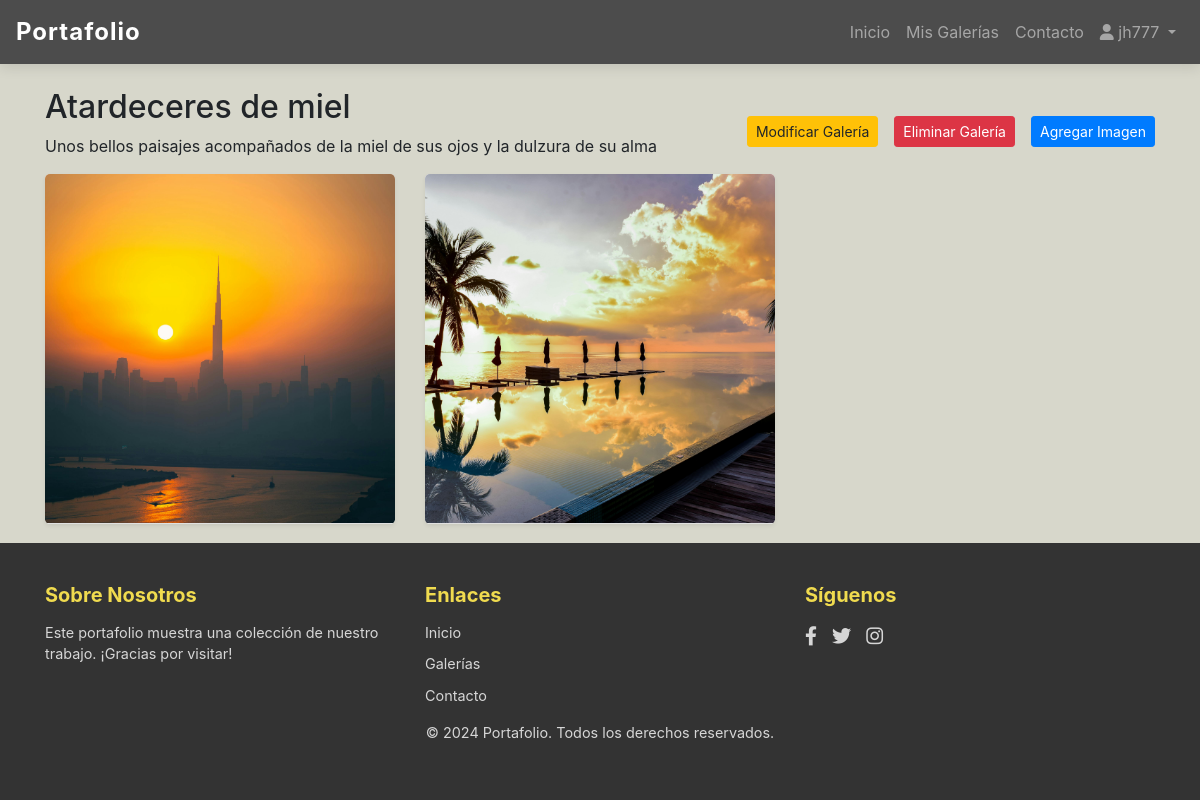
/gallery/2/ (signed in), run on the app's committed database.
### gallery/models.py (models this page shows, shortened)
class Gallery(models.Model):
    user = models.ForeignKey(User, on_delete=models.CASCADE, related_name='galleries')
    title = models.CharField(max_length=100)
    description = models.TextField(blank=True, null=True)
    photo = models.ImageField(upload_to='gallery/', blank=True, null=True)
    created_at = models.DateTimeField(auto_now_add=True)

class Image(models.Model):
    gallery = models.ForeignKey(Gallery, on_delete=models.CASCADE, related_name='images')
    title = models.CharField(max_length=100)
    description = models.TextField(blank=True, null=True)
    image_file = models.ImageField(upload_to='gallery_images/')
    uploaded_at = models.DateTimeField(auto_now_add=True)
    allow_download = models.BooleanField(default=True)

### gallery/views.py (the view)
# urls.py: path('gallery/<int:pk>/', views.GalleryDetailView.as_view(), name='gallery_detail'),
class GalleryDetailView(DetailView):
    model = Gallery
    template_name = 'gallery/gallery_detail.html'
    context_object_name = 'gallery'
    def get_context_data(self, **kwargs):
        context = super().get_context_data(**kwargs)
        context['images'] = self.object.images.all()
        context['is_owner'] = self.request.user == self.object.user
        return context

### gallery/templates/gallery/gallery_detail.html (shortened to what this page needs)
{% extends 'base.html' %}
{% load static %}
{% block content %}
<div class="container mt-4">
    <div class="d-flex justify-content-between align-items-center">
        <div>
            <h2>{{ gallery.title }}</h2>
            <p>{{ gallery.description }}</p>
        </div>
        {% if is_owner %}
        <div class="d-flex gap-2">
            <a href="{% url 'edit_gallery' gallery.id %}" class="btn btn-warning btn-sm mr-3">Modificar Galería</a>
            <a href="{% url 'delete_gallery' gallery.id %}" class="btn btn-danger btn-sm mr-3">Eliminar Galería</a>
            <a href="{% url 'add_image_to_gallery' gallery.id %}" class="btn btn-primary btn-sm">Agregar Imagen</a>
        </div>
        {% endif %}
    </div>
    <div class="gallery-section row">
        {% for image in images %}
            <div class="col-md-4 mb-3">
                <div class="card mb-0 shadow-sm border-0 overflow-hidden rounded-lg card-square">
                    <div class="card-image-wrapper position-relative">
                        <img src="{% static image.image_file.url %}" alt="{{ image.title }}" class="card-img-top">
                    </div>
                </div>
            </div>
        {% empty %}
            <p class="text-muted">No hay imágenes en esta galería.</p>
        {% endfor %}
    </div>
</div>
{% endblock %}

### templates/gallery/admin/_nav_bar.html (shortened to what this page needs)
{% load static %}
<nav class="navbar navbar-expand-lg navbar-dark navbar-custom">
    <a class="navbar-brand" href="#">Portafolio</a>
    <div class="collapse navbar-collapse" id="navbarNav">
        <ul class="navbar-nav ml-auto">
            <li class="nav-item">
                <a class="nav-link" href="{% url 'gallery_list' %}">Inicio</a>
            </li>
            <li class="nav-item">
                <a class="nav-link" href="{% url 'user_galleries' %}">Mis Galerías</a>
            </li>
            <li class="nav-item">
                <a class="nav-link" href="#">Contacto</a>
            </li>
            <li class="nav-item dropdown">
                <a class="nav-link dropdown-toggle" href="#" id="userDropdown" role="button" data-toggle="dropdown" aria-haspopup="true" aria-expanded="false">
                    <i class="fas fa-user"></i> {% firstof user.get_username user.get_short_name %}
                </a>
            </li>
        </ul>
    </div>
</nav>

### gallery/static/gallery/css/styles.css (style rules this page uses)
html, body { margin: 0; padding: 0; width: 100%; overflow-x: hidden; }
.navbar-custom { background-color: rgba(0, 0, 0, 0.7); color: white; width: 100%; z-index: 3; box-shadow: 0px 4px 12px rgba(0, 0, 0, 0.1); transition: background-color 0.3s ease-in-out; }
.navbar-custom .navbar-brand { font-weight: bold; font-size: 1.5rem; letter-spacing: 1px; }
.navbar-custom .nav-link { color: rgba(255, 255, 255, 0.8); font-size: 1rem; transition: color 0.3s ease-in-out; padding: 0.75rem; }
.gallery-section .card { display: flex; flex-direction: column; justify-content: space-between; min-height: 100%; border-radius: 8px; overflow: hidden; transition: transform 0.3s ease, box-shadow 0.3s ease; }
.gallery-section .card-img-top { height: 200px; object-fit: cover; border-bottom: 1px solid #e0e0e0; }
.gallery-section .card-image-wrapper { position: relative; overflow: hidden; height: 250px; }
.gallery-section .card-img-top { width: 100%; height: 100%; object-fit: cover; }
.gallery-section .card { display: flex; flex-direction: column; justify-content: space-between; aspect-ratio: 1 / 1; overflow: hidden; transition: transform 0.3s ease, box-shadow 0.3s ease; }
.gallery-section .card-image-wrapper { width: 100%; height: 100%; overflow: hidden; }
.gallery-section { background-color: #d7d7cb; }

### data on the page
Gallery: title "Atardeceres de miel", description "Unos bellos paisajes acompañados de la miel de sus ojos y la dulzura de su alma"
Image: image_file (picture)
Image: image_file (picture)
